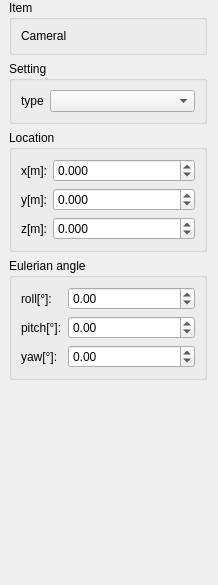
<?xml version="1.0" encoding="UTF-8"?>
<ui version="4.0">
 <class>WidgetCameraSetting</class>
 <widget class="QWidget" name="WidgetCameraSetting">
  <property name="geometry">
   <rect>
    <x>0</x>
    <y>0</y>
    <width>218</width>
    <height>585</height>
   </rect>
  </property>
  <property name="windowTitle">
   <string>Form</string>
  </property>
  <layout class="QVBoxLayout" name="verticalLayout">
   <property name="leftMargin">
    <number>9</number>
   </property>
   <property name="topMargin">
    <number>0</number>
   </property>
   <item>
    <widget class="QGroupBox" name="groupBox_3">
     <property name="title">
      <string>Item</string>
     </property>
     <layout class="QVBoxLayout" name="verticalLayout_2">
      <item>
       <widget class="QLabel" name="label_8">
        <property name="text">
         <string>Cameral</string>
        </property>
       </widget>
      </item>
     </layout>
    </widget>
   </item>
   <item>
    <widget class="QGroupBox" name="groupBox_4">
     <property name="title">
      <string>Setting</string>
     </property>
     <layout class="QHBoxLayout" name="horizontalLayout_2">
      <item>
       <layout class="QFormLayout" name="formLayout_3">
        <item row="0" column="0">
         <widget class="QLabel" name="label">
          <property name="text">
           <string>type</string>
          </property>
         </widget>
        </item>
        <item row="0" column="1">
         <widget class="customComboBox" name="comboBox_type"/>
        </item>
       </layout>
      </item>
     </layout>
    </widget>
   </item>
   <item>
    <widget class="QGroupBox" name="groupBox">
     <property name="title">
      <string>Location</string>
     </property>
     <layout class="QHBoxLayout" name="horizontalLayout">
      <item>
       <layout class="QFormLayout" name="formLayout_2">
        <item row="0" column="0">
         <widget class="QLabel" name="label_2">
          <property name="text">
           <string>x[m]:</string>
          </property>
         </widget>
        </item>
        <item row="0" column="1">
         <widget class="customDoubleSpinBox" name="doubleSpinBox_x">
          <property name="decimals">
           <number>3</number>
          </property>
          <property name="minimum">
           <double>-999999.000000000000000</double>
          </property>
          <property name="maximum">
           <double>999999999.000000000000000</double>
          </property>
          <property name="singleStep">
           <double>0.010000000000000</double>
          </property>
         </widget>
        </item>
        <item row="1" column="0">
         <widget class="QLabel" name="label_3">
          <property name="text">
           <string>y[m]:</string>
          </property>
         </widget>
        </item>
        <item row="1" column="1">
         <widget class="customDoubleSpinBox" name="doubleSpinBox_y">
          <property name="decimals">
           <number>3</number>
          </property>
          <property name="minimum">
           <double>-9999999.000000000000000</double>
          </property>
          <property name="maximum">
           <double>9999999.000000000000000</double>
          </property>
          <property name="singleStep">
           <double>0.010000000000000</double>
          </property>
         </widget>
        </item>
        <item row="2" column="0">
         <widget class="QLabel" name="label_4">
          <property name="text">
           <string>z[m]:</string>
          </property>
         </widget>
        </item>
        <item row="2" column="1">
         <widget class="customDoubleSpinBox" name="doubleSpinBox_z">
          <property name="decimals">
           <number>3</number>
          </property>
          <property name="minimum">
           <double>-999999.000000000000000</double>
          </property>
          <property name="maximum">
           <double>99999999.000000000000000</double>
          </property>
          <property name="singleStep">
           <double>0.010000000000000</double>
          </property>
         </widget>
        </item>
       </layout>
      </item>
     </layout>
    </widget>
   </item>
   <item>
    <widget class="QGroupBox" name="groupBox_2">
     <property name="title">
      <string>Eulerian angle</string>
     </property>
     <layout class="QHBoxLayout" name="horizontalLayout_3">
      <item>
       <layout class="QFormLayout" name="formLayout">
        <item row="0" column="0">
         <widget class="QLabel" name="label_6">
          <property name="text">
           <string>roll[°]:</string>
          </property>
         </widget>
        </item>
        <item row="0" column="1">
         <widget class="customDoubleSpinBox" name="doubleSpinBox_roll">
          <property name="toolTip">
           <string>range[-180,180]</string>
          </property>
          <property name="minimum">
           <double>-180.000000000000000</double>
          </property>
          <property name="maximum">
           <double>180.000000000000000</double>
          </property>
          <property name="singleStep">
           <double>0.100000000000000</double>
          </property>
         </widget>
        </item>
        <item row="1" column="0">
         <widget class="QLabel" name="label_5">
          <property name="text">
           <string>pitch[°]:</string>
          </property>
         </widget>
        </item>
        <item row="1" column="1">
         <widget class="customDoubleSpinBox" name="doubleSpinBox_pitch">
          <property name="toolTip">
           <string>range[-180,180]</string>
          </property>
          <property name="minimum">
           <double>-180.000000000000000</double>
          </property>
          <property name="maximum">
           <double>180.000000000000000</double>
          </property>
          <property name="singleStep">
           <double>0.100000000000000</double>
          </property>
         </widget>
        </item>
        <item row="2" column="0">
         <widget class="QLabel" name="label_7">
          <property name="text">
           <string>yaw[°]:</string>
          </property>
         </widget>
        </item>
        <item row="2" column="1">
         <widget class="customDoubleSpinBox" name="doubleSpinBox_yaw">
          <property name="toolTip">
           <string>range[-180,180]</string>
          </property>
          <property name="minimum">
           <double>-180.000000000000000</double>
          </property>
          <property name="maximum">
           <double>180.000000000000000</double>
          </property>
          <property name="singleStep">
           <double>0.100000000000000</double>
          </property>
         </widget>
        </item>
       </layout>
      </item>
     </layout>
    </widget>
   </item>
   <item>
    <spacer name="verticalSpacer">
     <property name="orientation">
      <enum>Qt::Vertical</enum>
     </property>
     <property name="sizeHint" stdset="0">
      <size>
       <width>20</width>
       <height>114</height>
      </size>
     </property>
    </spacer>
   </item>
  </layout>
 </widget>
 <customwidgets>
  <customwidget>
   <class>customComboBox</class>
   <extends>QComboBox</extends>
   <header>ModelCustomWidget.h</header>
  </customwidget>
  <customwidget>
   <class>customDoubleSpinBox</class>
   <extends>QDoubleSpinBox</extends>
   <header>ModelCustomWidget.h</header>
  </customwidget>
 </customwidgets>
 <resources/>
 <connections/>
</ui>
